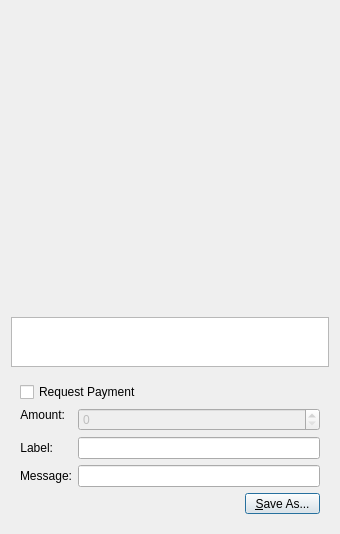
<?xml version="1.0" encoding="UTF-8"?>
<ui version="4.0">
 <class>QRCodeDialog</class>
 <widget class="QDialog" name="QRCodeDialog">
  <property name="geometry">
   <rect>
    <x>0</x>
    <y>0</y>
    <width>340</width>
    <height>530</height>
   </rect>
  </property>
  <property name="windowTitle">
   <string>QR Code Dialog</string>
  </property>
  <layout class="QVBoxLayout" name="verticalLayout_3">
   <item>
    <widget class="QLabel" name="lblQRCode">
     <property name="sizePolicy">
      <sizepolicy hsizetype="Expanding" vsizetype="Expanding">
       <horstretch>0</horstretch>
       <verstretch>0</verstretch>
      </sizepolicy>
     </property>
     <property name="minimumSize">
      <size>
       <width>300</width>
       <height>300</height>
      </size>
     </property>
     <property name="textFormat">
      <enum>Qt::PlainText</enum>
     </property>
     <property name="alignment">
      <set>Qt::AlignCenter</set>
     </property>
     <property name="wordWrap">
      <bool>true</bool>
     </property>
    </widget>
   </item>
   <item>
    <widget class="QPlainTextEdit" name="outUri">
     <property name="sizePolicy">
      <sizepolicy hsizetype="Expanding" vsizetype="Minimum">
       <horstretch>0</horstretch>
       <verstretch>0</verstretch>
      </sizepolicy>
     </property>
     <property name="minimumSize">
      <size>
       <width>0</width>
       <height>50</height>
      </size>
     </property>
     <property name="tabChangesFocus">
      <bool>true</bool>
     </property>
     <property name="textInteractionFlags">
      <set>Qt::TextSelectableByKeyboard|Qt::TextSelectableByMouse</set>
     </property>
    </widget>
   </item>
   <item>
    <widget class="QWidget" name="widget" native="true">
     <layout class="QVBoxLayout" name="verticalLayout_2">
      <item>
       <widget class="QCheckBox" name="chkReqPayment">
        <property name="enabled">
         <bool>true</bool>
        </property>
        <property name="text">
         <string>Request Payment</string>
        </property>
       </widget>
      </item>
      <item>
       <layout class="QFormLayout" name="formLayout">
        <property name="fieldGrowthPolicy">
         <enum>QFormLayout::AllNonFixedFieldsGrow</enum>
        </property>
        <item row="1" column="0">
         <widget class="QLabel" name="lblLabel">
          <property name="text">
           <string>Label:</string>
          </property>
          <property name="textFormat">
           <enum>Qt::PlainText</enum>
          </property>
          <property name="alignment">
           <set>Qt::AlignRight|Qt::AlignTrailing|Qt::AlignVCenter</set>
          </property>
          <property name="buddy">
           <cstring>lnLabel</cstring>
          </property>
         </widget>
        </item>
        <item row="1" column="1">
         <widget class="QLineEdit" name="lnLabel"/>
        </item>
        <item row="2" column="0">
         <widget class="QLabel" name="lblMessage">
          <property name="text">
           <string>Message:</string>
          </property>
          <property name="textFormat">
           <enum>Qt::PlainText</enum>
          </property>
          <property name="alignment">
           <set>Qt::AlignRight|Qt::AlignTrailing|Qt::AlignVCenter</set>
          </property>
          <property name="buddy">
           <cstring>lnMessage</cstring>
          </property>
         </widget>
        </item>
        <item row="2" column="1">
         <widget class="QLineEdit" name="lnMessage"/>
        </item>
        <item row="0" column="0">
         <widget class="QLabel" name="lblAmount">
          <property name="sizePolicy">
           <sizepolicy hsizetype="Preferred" vsizetype="Maximum">
            <horstretch>0</horstretch>
            <verstretch>0</verstretch>
           </sizepolicy>
          </property>
          <property name="text">
           <string>Amount:</string>
          </property>
          <property name="textFormat">
           <enum>Qt::PlainText</enum>
          </property>
          <property name="alignment">
           <set>Qt::AlignRight|Qt::AlignTrailing|Qt::AlignVCenter</set>
          </property>
          <property name="buddy">
           <cstring>lnReqAmount</cstring>
          </property>
         </widget>
        </item>
        <item row="0" column="1">
         <widget class="BitcoinAmountField" name="lnReqAmount">
          <property name="enabled">
           <bool>false</bool>
          </property>
          <property name="minimumSize">
           <size>
            <width>80</width>
            <height>0</height>
           </size>
          </property>
         </widget>
        </item>
       </layout>
      </item>
      <item>
       <layout class="QHBoxLayout" name="horizontalLayout">
        <item>
         <spacer name="horizontalSpacer">
          <property name="orientation">
           <enum>Qt::Horizontal</enum>
          </property>
          <property name="sizeHint" stdset="0">
           <size>
            <width>40</width>
            <height>20</height>
           </size>
          </property>
         </spacer>
        </item>
        <item>
         <widget class="QPushButton" name="btnSaveAs">
          <property name="minimumSize">
           <size>
            <width>75</width>
            <height>21</height>
           </size>
          </property>
          <property name="maximumSize">
           <size>
            <width>75</width>
            <height>21</height>
           </size>
          </property>
          <property name="text">
           <string>&amp;Save As...</string>
          </property>
         </widget>
        </item>
       </layout>
      </item>
     </layout>
    </widget>
   </item>
  </layout>
 </widget>
 <customwidgets>
  <customwidget>
   <class>BitcoinAmountField</class>
   <extends>QSpinBox</extends>
   <header>bitcoinamountfield.h</header>
   <container>1</container>
  </customwidget>
 </customwidgets>
 <resources/>
 <connections>
  <connection>
   <sender>chkReqPayment</sender>
   <signal>clicked(bool)</signal>
   <receiver>lnReqAmount</receiver>
   <slot>setEnabled(bool)</slot>
   <hints>
    <hint type="sourcelabel">
     <x>92</x>
     <y>285</y>
    </hint>
    <hint type="destinationlabel">
     <x>98</x>
     <y>311</y>
    </hint>
   </hints>
  </connection>
 </connections>
</ui>
